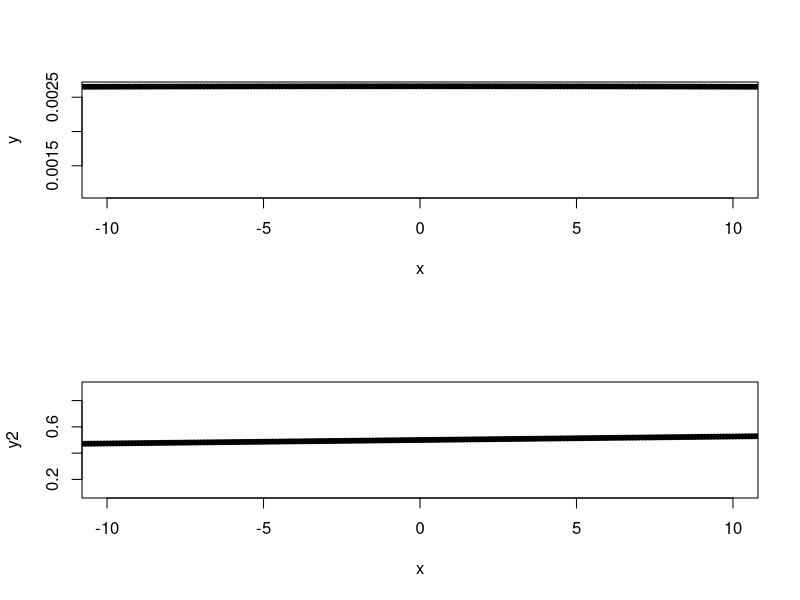
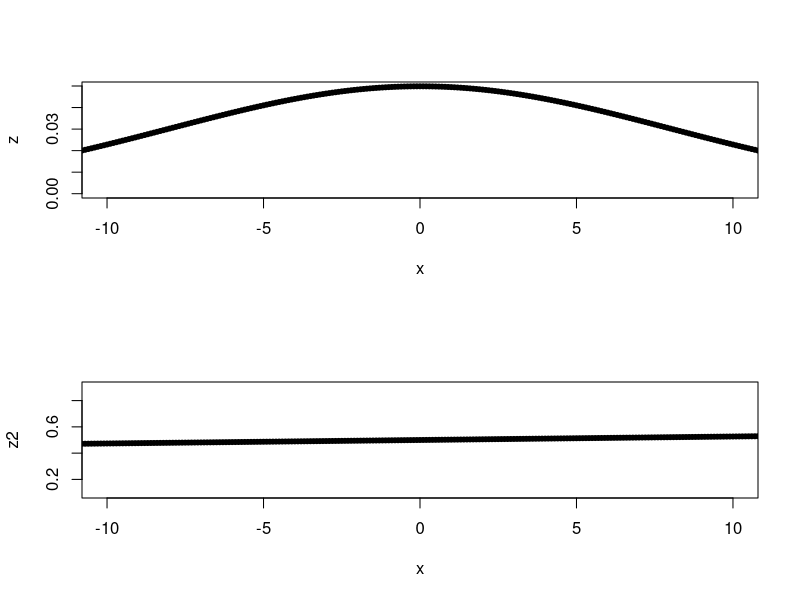
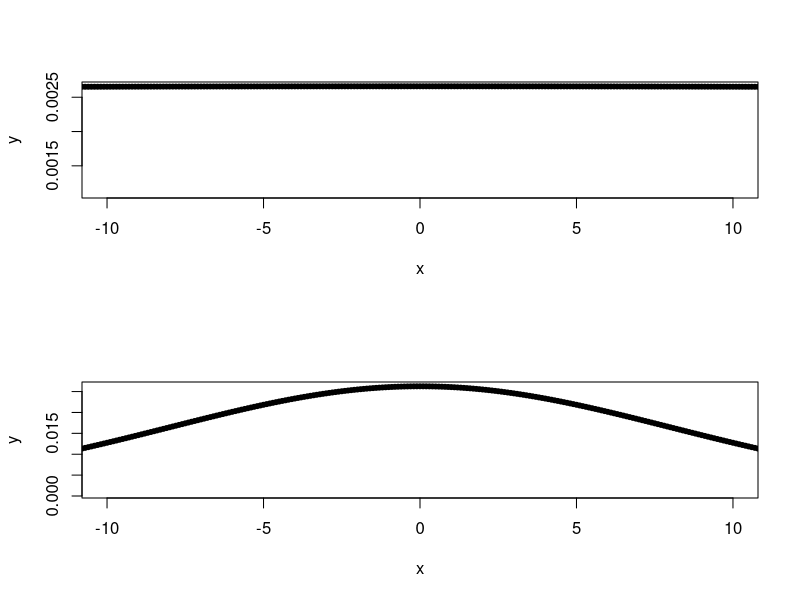
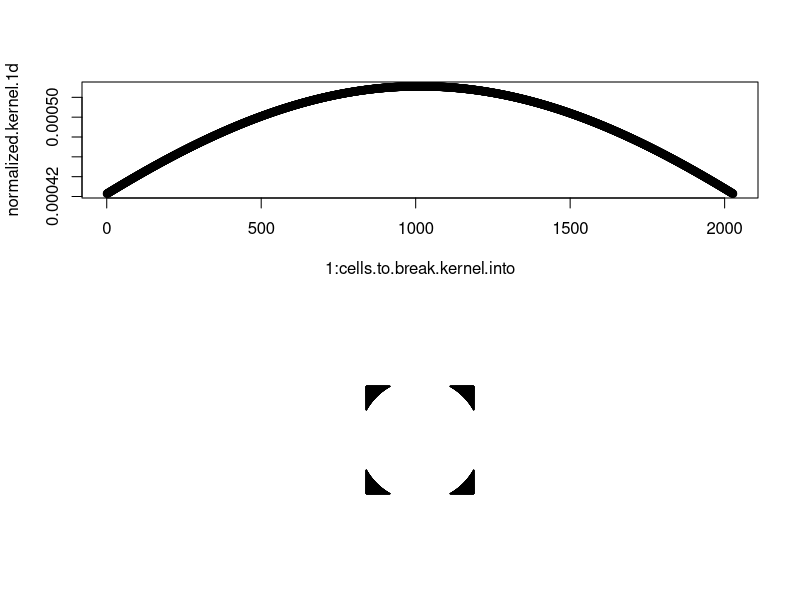

These charts were generated, in order, by the following R code: (Note: a time limit stopped this script after it produced the figures.)
#############################################################################################################################
#
#  code to write the dispersal matrix for a given number of patches and dispersal kernel to go into Nemo
#  19 Jan 2015
#
#############################################################################################################################



# FOR A LANDSCAPE OF A GIVEN SIZE

patches.x <- 1000	# number of patches going horizontally in the cylinder, the range will expand in this direction
patches.y <- 200		# number of patches lined up vertically in the cylinder
	# mostly irrelevant for figuring out dispersal kernel, except don't want it to loop entirely around the cylinder
	# cut in half when creating the landscape because I want symmetry so the edges match up, the landscape will be made then mirrored

# how big in 1-D is a patch (meters here)
cell <- 50
# landscape size
land.x <- 1000000	# 1000 km = 1,000,000 m
land.y <- 50000		# 50 km = 50,000 m

cells.x <- land.x/cell
cells.y <- land.y/cell

(total.cells <- cells.x * cells.y)



# CREATE THE DISPERSAL MATRIX

# dispersal kernel from 1 patch to surrounding patches
#	want it to be Gaussian and vary to having more LDD (long distance dispersal)
dist.mean <- 0		# mean should stay at zero as dispersal is centered around natal patch
dist.sd <- 150		# this is sigma, one standard deviation, in meters

# scale the landscape, and want to cut off at 4 sigma, so how many cells (in 1-D) are there within 4 sigma:
units <- dist.sd/cell		# number of cells per one sigma
four.sigma.units <- 4*units	# number of cells per four sigma IN ONE DIRECTION

cells.in.1D.kernel <- four.sigma.units + four.sigma.units + 1
		# total cells going across the one-dimensional kernel are those one either side plus the central/natal one

# make the 1-D kernel
kernel.1d <- rep(NA, cells.in.1D.kernel)
k <- 1
for(i in -four.sigma.units:four.sigma.units){
	left.boundary <- (i-0.5)*cell
	right.boundary <- (i+0.5)*cell
	kernel.1d[k] <- pnorm(q=right.boundary, sd=dist.sd) - pnorm(q=left.boundary, sd=dist.sd)
	k <- k + 1
	print(c(i, k))
	print(c(left.boundary, right.boundary))
	print(pnorm(q=right.boundary, sd=dist.sd) - pnorm(q=left.boundary, sd=dist.sd))
}
	# correct to have the halves because the center cell in a sense can be thought of as zero space since not migrating leaves you there
	# still need to renormalize because only have the cumulative within 4 sigma
normalized.kernel.1d <- kernel.1d/sum(kernel.1d)	# normalize the probabilities to sum to 1
	

########################################################################################################################
########################################################################################################################
########################################################################################################################
########################################################################################################################


par(mfrow=c(2,1))
#plot this kernel
x <- seq(-patches.x/5, patches.x/5, by= 0.1)  # vector of length odd number so that there can be a middle match
y <- dnorm(x, mean=dist.mean, sd=dist.sd)
y3 <- dnorm(x+0.5, mean=dist.mean, sd=dist.sd)
plot(x,y, pch=20, xlim=c(-patches.x/100, patches.x/100))

#plot the cumulative density of this kernel
y2 <- pnorm(x, mean=dist.mean, sd=dist.sd)
plot(x,y2, pch=20, xlim=c(-patches.x/100, patches.x/100))


########################################################################################################################
#
#	for summing 2 distributions to create kurtosis:
#

dist.sd2 <- 8	# sigma of second distribution
z <- dnorm(x, mean=dist.mean, sd=dist.sd2)	# uses the same x values
plot(x,z, pch=20, xlim=c(-patches.x/100, patches.x/100))
	# plot that distribution alone, not useful because R scales automatically

#plot the cumulative density of this kernel, also not really useful
z2 <- pnorm(x, mean=dist.mean, sd=dist.sd)
plot(x,z2, pch=20, xlim=c(-patches.x/100, patches.x/100))

# what proportion of the total do I want the first distribution to take up?
prop.dist1 <- 0.5
prop.dist2 <- 1 - prop.dist1	# only using 2 distributions total, so proportion for the second distribution is 1 minus the first

plot(x,y, pch=20, xlim=c(-patches.x/100, patches.x/100))	# first distribution
points(x,z, col="red")		# second distribution
points(x, ((y*prop.dist1) + (z*prop.dist2)), col="blue")
	# divide by 2 because have to normalize to one since there are two distributions

########################################################################################################################


# create the kernel in 1-D
# cut it off to a meaningful tail - here, 99.9% of the distribution is included



#  *** IF USING MULTIPLE DISTRIBUTIONS FROM ABOVE, UNCODE FOLLOWING LINES to use the values combined and normalized
#	z will be overwritten in the code below, so don't try to use it again
#
 y <- ((y*prop.dist1) + (z*prop.dist2))
 y2 <- ((y2*prop.dist1) + (z2*prop.dist2))
 plot(x,y, pch=20, xlim=c(-patches.x/100, patches.x/100))	# combined distribution


z <- which(x==median(x)) # find the central point of the distribution
# take the distribution up to 99.99% cumulative, from the middle -> 4sigma is 99.9936 percent of the distribution
cum.dist <- y2[z+1]-y2[z-1]	# get the area under the curve between the previous and the next point in the distribution
	# the number of points this is divided up into currently was the number of patches in the x-direction
	# could make it finer scale by increasing that division
	#	i.e. the length of y2 would be greater as it is the cumulative distribution broke into parts
for(i in 1:length(y2/2)){	
	# only need to go to the 50% mark in y2 because I'm summing on both sides of the center, going from the center outward
	if(cum.dist >= 0.9999) break	# stop the loop when I have 4 sigma, use i value at this point below for how far the loop got
	new.cum.dist <- (y2[z-i+1] - y2[z-(i+1)]) + (y2[z+i+1] - y2[z+(i-1)])	# add the two amounts on either side of the existing sum 
		# (working from middle value outwards)
	cum.dist <- cum.dist + new.cum.dist	# add those amounts to the cumulative sum
	print(i)
	print(new.cum.dist)
	print(cum.dist)
}
# number of cells on either side of the middle to include
cells.either.side <- i
cells.to.break.kernel.into <- cells.either.side + cells.either.side + 1		# add 1 for the center cell

kernel.1d <- rep(NA, cells.to.break.kernel.into)
natal.patch <- median(1:cells.to.break.kernel.into)		# the central patch is the natal patch around which dispersal is centered
kernel.1d[natal.patch] <- y2[z+1]-y2[z-1]		# value in the central, natal patch, cell
for(i in 1:length(y2/2)){
	if(i > cells.either.side) break		# makes the loop stop once we've filled all the avaliable cells in the kernel with values
	kernel.1d[natal.patch+i] <- (y2[z-i+1] - y2[z-(i+1)])	# add the two amounts on either side of the existing sum 
	kernel.1d[natal.patch-i] <- (y2[z-i+1] - y2[z-(i+1)])	# add the two amounts on either side of the existing sum 
}

normalized.kernel.1d <- kernel.1d/sum(kernel.1d)	# normalize the probabilities to sum to 1
plot(1:cells.to.break.kernel.into, normalized.kernel.1d)

# multiply it by itself to create the 2-D
horizontal.to.multiply <- matrix(NA, nrow=length(normalized.kernel.1d), ncol=length(normalized.kernel.1d))
vertical.to.multiply <- matrix(NA, nrow=length(normalized.kernel.1d), ncol=length(normalized.kernel.1d))
for(j in 1:length(normalized.kernel.1d)){
	horizontal.to.multiply[j,] <- normalized.kernel.1d
	vertical.to.multiply[,j] <- normalized.kernel.1d
}

multiplied.kernels <- horizontal.to.multiply * vertical.to.multiply


# plot the multiplied matrix
library(graphics)
contour(multiplied.kernels, asp=1, nlevels=length(normalized.kernel.1d))

# find the cutoff value for distance travelled, i.e. which contours don't make the full circle around because they travel farther than the central column/row?
lower.cutoff <- multiplied.kernels[1,which(normalized.kernel.1d==max(normalized.kernel.1d))]
multiplied.kernels[multiplied.kernels < lower.cutoff] <- 0	# replace values lower than the cutoff with zero
# plot the multiplied matrix that's been cut off to circular distances
contour(multiplied.kernels, asp=1, nlevels=length(normalized.kernel.1d))

# restandardize so all sums to 1
restandardized.multiplied.kernels <- multiplied.kernels/sum(multiplied.kernels)
contour(restandardized.multiplied.kernels, asp=1, nlevels=length(normalized.kernel.1d))
disp.kernel <- restandardized.multiplied.kernels

middle.of.kernel <- ceiling(length(disp.kernel[,1])/2)	# works because there are an odd number for the length/width
max.dist.include.natal <- middle.of.kernel	# the maximum number of cells an individual might migrate including 1 as staying in natal patch
max.dist.exclude.natal <- middle.of.kernel - 1


#############################################################################################################################
#
#	NOW WE HAVE THE DISPERSAL KERNEL
#
#	GO AHEAD AND MAKE THE DISPERSAL MATRIX
#
#############################################################################################################################



# dispersal matrix needs to be patch number x patch number with columns summing to 1
#patches.x
#patches.y
total.patches <- patches.x * patches.y

disp.mat <- matrix(0, nrow= total.patches, ncol= total.patches) 	
	# dispersal matrix is patch number by patch number
	# it is all zeros so I can simply fill in the non-zero values
	
# make an identifying number for all patches, go down each column before moving on to the next column
patch.number.ids <- matrix(0, nrow= patches.y, ncol= patches.x)
for(i in 1: (patches.x * patches.y)){
	patch.number.ids[i] <- i
}



# a function to mirror image a matrix
rotate90 <- function(x) t(apply(x, 2, rev))
mirror <- function(x) rotate90(rotate90(x))


# FOR A GIVEN PATCH, WHAT PATCHES ARE THERE TO CHOOSE FROM FOR MIGRATION

column.length <- patches.y
row.length <- patches.x

for(i in 1: patches.y){		# row
	for(j in 1: patches.x){	# column

		focal.patch.id <- patch.number.ids[i,j]
		potential.rows.vertical <- (i - max.dist.exclude.natal):(i + max.dist.exclude.natal)
		potential.columns.horizontal <- (j - max.dist.exclude.natal):(j + max.dist.exclude.natal)

		# check within bounds for rows
		if(TRUE %in% (potential.rows.vertical > column.length)){	# at the bottom of the cylinder, loop to top
			how.many.over <- table((potential.rows.vertical > column.length))[[2]]	
				# number of trues, i.e. those that are greater than the max column height
			potential.rows.vertical <- c((i - max.dist.exclude.natal):(column.length), 1:how.many.over)
		}
		if(TRUE %in% (potential.rows.vertical < 1)){	# at the top of the cylinder, loop to bottom
			how.many.under <- table((potential.rows.vertical < 1))[[2]]	
				# number of trues, i.e. those that are greater than the max column height
			potential.rows.vertical <- c((column.length-(how.many.under-1)):column.length, 1:(i + max.dist.exclude.natal))
		}
		# check within bounds for columns; DO NOT want these to loop to the other end of the x spectrum
		if(TRUE %in% (potential.columns.horizontal > row.length)){	# at the right end of the cylinder, don't loop
			how.many.over <- table((potential.columns.horizontal > row.length))[[2]]	
				# number of trues, i.e. those that are greater than the right end of the cylinder
			potential.columns.horizontal <- (j - max.dist.exclude.natal):(row.length)
		}
		if(TRUE %in% (potential.columns.horizontal < 1)){	# at the left end of the cylinder, don't loop 
			how.many.under <- table((potential.columns.horizontal < 1))[[2]]	
				# number of trues, i.e. those that are less than the left end of the cylinder
			potential.columns.horizontal <- 1:(j + max.dist.exclude.natal)
		}

		# take those columns and rows and create a list of potential patches
		potential.patches.matching.kernel <- patch.number.ids[potential.rows.vertical, potential.columns.horizontal]




		if(length(potential.patches.matching.kernel) < length(disp.kernel)){
			print("Patch dispersal kernel hits the left or right border!")
			# when at the left or right end of the cylinder, need to add in the extra migration - make boundaries reflecting
			
			# how many columns should be in the kernel total:
			kernel.length <- max.dist.include.natal + max.dist.exclude.natal
			
			
			# are we at the left or right edge?
			
			# left edge
			if(TRUE %in% (1: patches.y %in% potential.patches.matching.kernel)){
				# how many columns do we have / are we missing in the kernel
				short.kernel <- length(potential.patches.matching.kernel[1,])
				cols.missing <- kernel.length - short.kernel
				
				# missing that many columns, and in this case on the left
				# so mirror those 2 columns and add them on to the dispersal kernel existing leftmost columns
				
				modified.disp.kernel <- disp.kernel[, -c(1:cols.missing)]
				add.on.missing <- disp.kernel[, c(1:cols.missing)]
				if(cols.missing > 1){
					# mirror the dispersal kernel bit being added back on
					add.on.missing <- mirror(add.on.missing)
					for(k in 1:cols.missing){
						modified.disp.kernel[,k] <- modified.disp.kernel[,k] + add.on.missing[,k]
					}
				}else{
					modified.disp.kernel[,1] <- modified.disp.kernel[,1] + add.on.missing
				}
			}
			
			
			# right edge
			if(TRUE %in% (((total.patches-patches.y): total.patches) %in% potential.patches.matching.kernel)){
				# how many columns do we have / are we missing in the kernel
				short.kernel <- length(potential.patches.matching.kernel[1,])
				cols.missing <- kernel.length - short.kernel
				
				# missing that many columns, and in this case on the right
				# so mirror those columns if there are more than 1 and add them on to the dispersal kernel existing rightmost columns
				
				modified.disp.kernel <- disp.kernel[, -c(kernel.length:(kernel.length - (cols.missing-1)))]
				add.on.missing <- disp.kernel[, c(kernel.length:(kernel.length - (cols.missing-1)))]	# this ALREADY mirrored any columns greater than 1
				
				# harder on the right side to line up matrices for adding, so just add zeros to the existing reflected probabilities that are being added on
				empty.cols.to.add <- short.kernel - cols.missing
				
				# harder on the right side to line up matrices for adding, so just add zeros to the existing reflected probabilities that are being added on
				for(kk in 1: empty.cols.to.add){
					add.on.missing  <- cbind(rep(0, kernel.length), add.on.missing)
				}
				modified.disp.kernel <- modified.disp.kernel + add.on.missing				
			}
			# put the dispersal probability values into the dispersal matrix
			disp.mat[focal.patch.id, potential.patches.matching.kernel] <- modified.disp.kernel
			
		}else{
			#this is the simple case where values can just be inserted because we are not at the left or right boundary
			
			disp.mat[focal.patch.id, potential.patches.matching.kernel] <- disp.kernel	
				# for the focal patch we are on, that is the row number in the final dispersal matrix for nemo
				# insert into that row the values of where that patch sends migrants
		}
	}
}



setwd("~/Documents/My_Documents/UBC/Research/Range_SimulationProject/R_Code")

write(disp.mat, file="DispMatrix.txt", ncolumns=(total.patches), sep=", ")
	# this adds in the commas and maintains the columns, need the brackets another way


# can't get the brackets in properly without it writing them as a row instead of a column.  Quicker fix to just paste file into excel and concatenate the brackets in that way




#############################################################################################################################
#############################################################################################################################


# PATCH CAPACITY MATRIX

# also write the patch capacity matrix

# carrying capacity
K <- 10

# where to initiate the pop

# total number of pops
total.patches
# those patches are arrayed by:
# vertical number of patches
patches.y
# horizontal number of patches
patches.x

# width to initiate the pops over
initial.x <- 5

# that width creates this number of pops which are ordered correctly at the beginning of the list because of how the dispersal matriz has been constructed
initial.num.pops <- initial.x * patches.y


# FOR BURN IN
burnin <- paste(c("{", paste(rep(K, initial.num.pops), collapse=", "), ",", paste(rep(0, (total.patches - initial.num.pops)), collapse=", "), "}"), collapse=" ")

# FOR EXPANSION
expansion <- paste(c("{", paste(rep(K, total.patches), collapse=", "), "}"), collapse=" ")








#############################################################################################################################










#############################################################################################################################
#############################################################################################################################
#############################################################################################################################
#############################################################################################################################

#temp <- as.matrix(cbind.data.frame(as.matrix(rep("{", total.patches)), disp.mat, as.matrix(rep("}", total.patches))))
#temp2 <- disp.mat
#temp3 <- cbind(NA, disp.mat, NA)
#temp2$end <- rep("}", total.patches)
#new.mat <- read.table("DispMatrix.txt")
#test <- cbind(rep("{", total.patches), new.mat, rep("}", total.patches))
#write(as.matrix(test), file="test_DispMatrix.txt", ncolumns=(total.patches+2))


# forward migration, each row needs to sum to 1
#for(i in 1: total.patches){		# go through one row, i.e. one patch
#	for(j in 1: total.patches){	# proceed through that row's columns, i.e. one patch
		# patch 1 to patch 1
		# 2 to 2
		# 3 to 3 .... etc
#		temp.sum <- 0
#		if(i == j) {
#			disp.mat[i,j] <- disp.kernel[middle.of.kernel, middle.of.kernel] # we are in the natal patch, give it that dispersal probability
#			temp.sum <- temp.sum + disp.kernel[middle.of.kernel, middle.of.kernel]	# want to make sure we stop putting values in when we've reached the sum of 1
#		}
#		if(i != j){		# we are not in the natal patch, figure out where we are in the kernel
#			diff <- j-i	# how many patches are we from the natal patch in that row?
#			if(diff <= max.dist.include.natal){			
#			}
#		}
#	}
#}




# not sure if I need this? patch ids jsut within the dispersal kernel
#kernel.ids <- matrix(0, nrow=length(disp.kernel[,1]), ncol=length(disp.kernel[1,]))
#for(i in 1:length(disp.kernel)){
#	kernel.ids[i] <- i
#}

# don't need the array because things seem to stay lined up without it, so can just paste them in, saving the code below just in case though

#potential.patches.matching.kernel.with.disp.array <- c(as.vector(potential.patches.matching.kernel), as.vector(disp.kernel))
#dim(potential.patches.matching.kernel.with.disp.array) <- c((max.dist.include.natal+ max.dist.exclude.natal), (max.dist.include.natal+ max.dist.exclude.natal), 2)

# NOW HAVE AN ARRAY TO CALL FROM for patch ID and it's probability of being dispersed to by the focal patch
